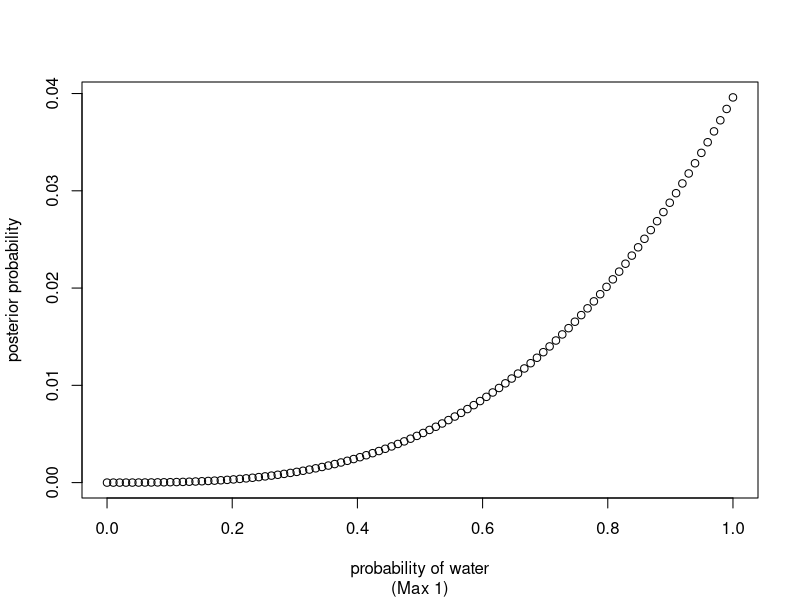
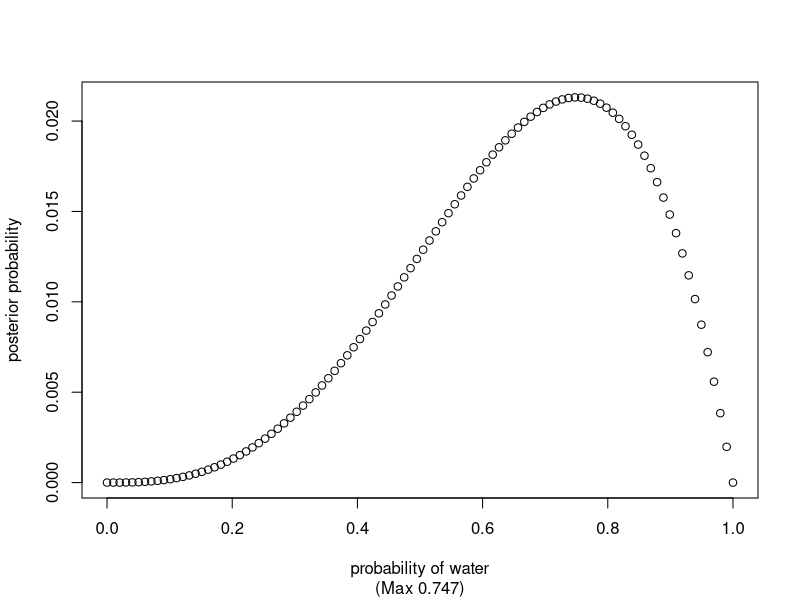
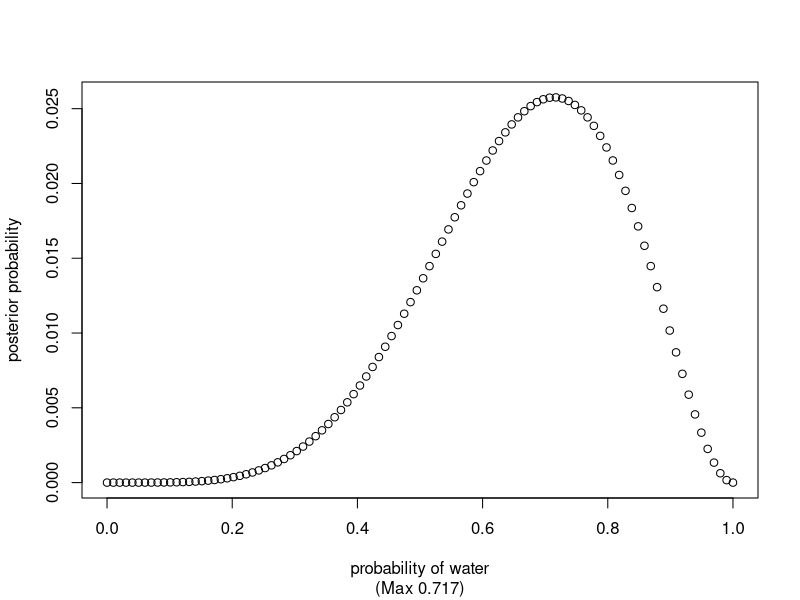

Write R code to recreate these figures, in order.
## ---- chunk 1

plot_water_posterior <- function(observed_waters, tosses, points = 100) {
  # define the grid (how many points, parameter values)
  p <- seq(0, 1, length.out = points)
  
  # compute prior at each point in the grid (uniform, in this case)
  prior <- rep.int(1/length(p), length(p))
  
  # compute the likelihood at each parameter value (the plausibility that the given value of p would have produced those observations)
  likelihood <- dbinom(observed_waters, size = tosses, prob = p)
  
  # compute the unstandardized posterior at each parameter vaule, by multiplying the prior by the likelihood
  unstandardized_posterior <- prior * likelihood 
  
  # standardize the posterior (normalize)
  posterior <- unstandardized_posterior / sum(unstandardized_posterior)
  
  max_p <- p[which.max(posterior)]
  
  plot(p, 
       posterior,
       xlab = "probability of water", 
       ylab = "posterior probability",
       sub = paste0("(Max ", round(max_p, 3), ")")
       )
}

## ---- chunk 2
plot_water_posterior(observed_waters = 3, tosses = 3)
## ---- chunk 3
plot_water_posterior(observed_waters = 3, tosses = 4)
## ---- chunk 4
plot_water_posterior(observed_waters = 5, tosses = 7)
